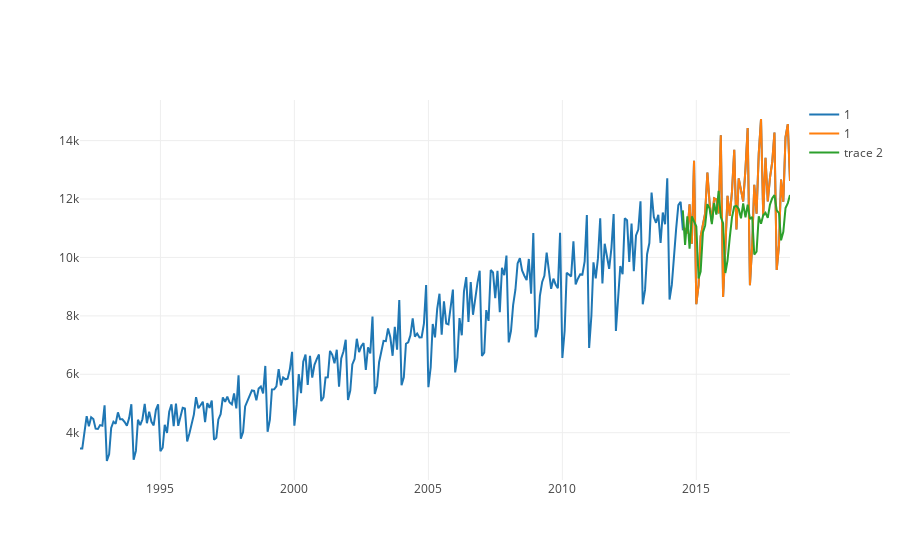

Source (notebook cell):
### Code cell
plot_multiple_ts(ts, ts_test, predict)
